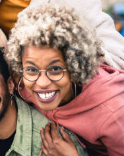
#> input picture Projects/MatteoMarcoCosta - Progetto 6/Dataset/Test_images/B.PNG, 124 x 156 px, given as the content of the folder ts/MatteoMarcoCosta - Progetto 6/Dataset/Data/Faces_training, which was not available
$ jupyter execute --allow-errors 'Progetto6 - MatteoMarcoCosta.ipynb'   (text cells are left out)
#> lines starting #> are read from the running program, lines starting #| are printed output that depends on the picture; pictures that were not available may be replaced by others from this repository, and a replacement may not be noted
[cell 1]
import numpy as np
import joblib, pickle, cloudpickle
from joblib import Parallel, delayed
import os, zipfile, random, cv2
import matplotlib.pyplot as plt
from skimage.feature import hog
from sklearn.svm import SVC, LinearSVC
from sklearn.model_selection import train_test_split, GridSearchCV
from sklearn.preprocessing import StandardScaler, MinMaxScaler
from sklearn.metrics import accuracy_score
from sklearn.pipeline import Pipeline
from sklearn.base import BaseEstimator, TransformerMixin
from skimage import color

[cell 2]
# Path dello zip e della folder di estrazione (sostituire con rispettivi path dedicati)
zip_path = r'Projects\MatteoMarcoCosta - Progetto 6\Dataset\Training_set.zip'
estrai_in = r'Projects\MatteoMarcoCosta - Progetto 6\Dataset\Data'

# Creazione della folder estrain_in (sempre se questa non esista già)
os.makedirs(estrai_in, exist_ok=True)

# Apertura del file zip (modalità reading 'r')
#> (the rest of this cell did not finish here and is left out)

[cell 3]
# Funzione di caricamento di immagini: specificare la folder contenente le immagini
def load_images_from_folder(folder, max_images=None):

#> called with max_images = 3000
    images = []                                         # Lista inizializzata a vuoto
    for filename in os.listdir(folder):                 # Ciclo sulla folder contenente le immagini
        img_path = os.path.join(folder, filename)       # Path dell'immagine
        img = cv2.imread(img_path)                      # Lettura dell'immagine tramite cv2
#> img is the input picture: shape (156, 124, 3); mean B, G, R 119.7, 131.6, 169.3
        if img is not None:                             # Se l'immagine viene letta correttamente ...
            img = cv2.cvtColor(img, cv2.COLOR_BGR2GRAY) # Conversione in scala di grigi
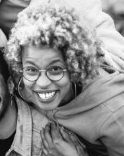
#> img: shape (156, 124); min 2, max 253, mean 141.6
            img = cv2.resize(img, (96, 96))             # Ridimensionamento a 96x96
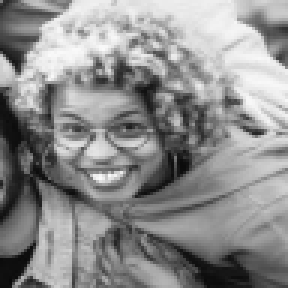
#> img: shape (96, 96) (shown 3 times larger); min 9, max 250, mean 141.5
            images.append(img)                          # Append alla lista images
        if max_images and len(images) >= max_images:    # In caso di limite di lettura raggiunto, stop del ciclo
            break
    return images

# Folder contenenti le immagini di volti e non volti ottenuti dall'estrazione dello zip
positive_images_path = r'Projects\MatteoMarcoCosta - Progetto 6\Dataset\Data\Faces_training'
negative_images_path = r'Projects\MatteoMarcoCosta - Progetto 6\Dataset\Data\No_faces_training'

# Caricamento delle immagini positive (facce) e negative (non facce). Le due folder Faces_training e
# No_faces_training contengono rispettivamente 3000 e 2900 immagini png
positive_images = load_images_from_folder(positive_images_path, max_images=3000)
#> positive_images = 1 item
negative_images = load_images_from_folder(negative_images_path, max_images=2900)
#> negative_images = 1 item

# Unione finale delle immagini
dataset = np.array(positive_images + negative_images)
print(f"Caricate {len(dataset)} immagini in totale")
#| Caricate 2 immagini in totale

[cell 4]
# process_image function: funzione per processare l'immagine
def process_image(image, resize=True, img_resize=(96, 96), denoise=True):

    # Verifica che l'immagine sia stata letta correttamente
#> called with resize = True, img_resize = (96, 96), denoise = True
    if image is None:
        print("Errore nel caricare l'immagine")
        return None
    if len(image.shape) == 3: # Conversione in scala di grigi come check ulteriore
        image = cv2.cvtColor(image, cv2.COLOR_BGR2GRAY) # Conversione in scala di grigi
    if resize: # Ridimensionamento come check ulteriore
        image = cv2.resize(image, img_resize)#Ridimensionamento
    if denoise: # Denoising
        image = cv2.fastNlMeansDenoising(image, None, 10, 7, 21)#Denoising finale
    return image

# Nella function process_image sono state lasciate di default a True il resize, il denoise e
# la resize-dimension a 96x96 pixel

# Processamento delle immagini
processed_positive_images = [process_image(img) for img in positive_images]
#> processed_positive_images = 1 item
processed_negative_images = [process_image(img) for img in negative_images]
#> processed_negative_images = 1 item

# Unione delle immagini processate
dataset = np.array(processed_positive_images + processed_negative_images)

# Verifica che le immagini siano state caricate e processate correttamente
print(f"Numero di immagini caricate e processate: {len(dataset)}")
#| Numero di immagini caricate e processate: 2

[cell 5]
# Funzione random_images: selezione di n-immagini in modo random dalle liste di immagini
def random_images(num_images):
    random_positive = random.sample(positive_images, num_images)
    random_negative = random.sample(negative_images, num_images)

    # Visualizzazione finale
    fig, ax = plt.subplots(2, num_images, figsize=(15, 5)) # Plot su due righe

    for i in range(num_images):
        ax[0, i].imshow(random_positive[i], cmap='gray') # Campione random di volti
        ax[0, i].axis('off')

        ax[1, i].imshow(random_negative[i], cmap='gray') # Campione random di non volti
        ax[1, i].axis('off')

    plt.tight_layout()
    plt.show()

#> (the rest of this cell did not finish here and is left out)

[cell 6]
def extract_HOG_features(image,
                         resize=(96, 96),        # Ridimensionamento dell'immagine
                         pixels_per_cell=(8, 8), # Dimensione delle sotto-aree
                         cells_per_block=(2, 2), # Dimensione di normalizzazione locale
                         visualize=False):       # Se True ritorna anche l'immagine hog
#> called with resize = (96, 96), pixels_per_cell = (8, 8), cells_per_block = (2, 2), visualize = False
    image = cv2.resize(image, resize)            # Ulteriore check sul ridimensionamento dell'immagine

    # Applicazione della hog function
    if visualize: # Se True return delle hog features e della hog image
        features, hog_image = hog(image, orientations=9, pixels_per_cell=pixels_per_cell,
                                  cells_per_block=cells_per_block, visualize=True, channel_axis=None)
        return features
    else: # Se False return delle sole hog features
        features = hog(image, orientations=9, pixels_per_cell=pixels_per_cell,
                        cells_per_block=cells_per_block, visualize=False, channel_axis=None)
#> features = 4356 values, max 0.528 at index 3459, min 0 at index 8, mean 0.129
        return features

# Estrazione delle caratteristiche HOG per ciascuna immagine sui dataset prima
# processati processed_positive_images e processed_negative_images
positive_features = [extract_HOG_features(img) for img in processed_positive_images]
#> positive_features = 1 item
negative_features = [extract_HOG_features(img) for img in processed_negative_images]
#> negative_features = 1 item

# Creazione delle labels per la classificazione della SVM successiva
positive_labels = [1] * len(positive_features) # 1 per le facce
#> positive_labels = [1]
negative_labels = [0] * len(negative_features) # 0 per le non facce
#> negative_labels = [0]

[cell 7]
# Associazione delle caratteristiche e delle labels (per successiva fase di training della SVM)
X = np.array(positive_features + negative_features)
y = np.array(positive_labels + negative_labels)
#> y = [1, 0]

[cell 8]
# Random selection di un'immagine dal dataset delle facce
random_idx = random.randint(0, len(processed_positive_images) - 1)
#> random_idx = 0
random_face = processed_positive_images[random_idx]

# Estrazione delle HOG features e dell'immagine dei gradienti
hog_features, hog_image = hog(random_face,
                              orientations=9,
                              pixels_per_cell=(8, 8),
                              cells_per_block=(2, 2),
                              visualize=True,
                              channel_axis=None)
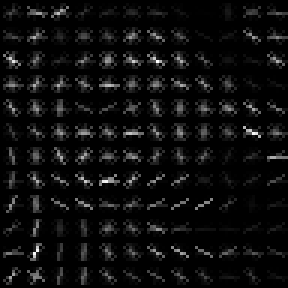
#> hog_image: shape (96, 96) float64 (shown 3 times larger); min 0, max 60.92, mean 3.3; drawn with min black and max white
#> hog_features has the same summary as features in extract_HOG_features

# Plot dell'immagine originale e della hog image
fig, ax = plt.subplots(1, 2, figsize=(10, 5))
ax[0].imshow(random_face, cmap='gray')
ax[0].set_title("Immagine Originale")
ax[0].axis("off")

ax[1].imshow(hog_image, cmap='gray')
ax[1].set_title("HOG gradients")
ax[1].axis("off")

plt.show()
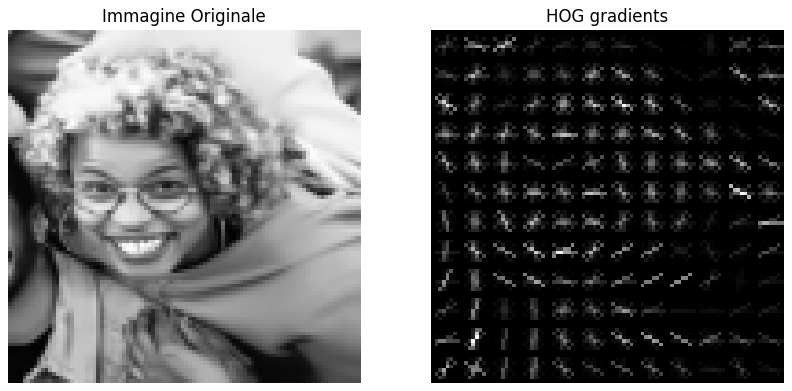
#> figure drawn by matplotlib, 2 panels

[cell 9]
# Splitting del dataset HOG (X ed y) in training set e test set. Per lo splitting
# scegliamo la proporzione 30% e 70% tra test set e training set rispettivamente.
X_train, X_test, y_train, y_test = train_test_split(X, y, test_size=0.3, random_state=42)
#> y_train = [1]; y_test = [0]
#| Fitting 3 folds for each of 4 candidates, totalling 12 fits

[cell 10]
# Parametri da cercare con GridSearch
param_grid = {
    'C': [1, 10],                # Testiamo consdierando due valori per C
    'gamma': ['scale'],          # Consideriamo solo una scelta per gamma
    'kernel': ['linear', 'rbf'], # Proviamo a testare sia un kernel lineare che uno rbf
}

# Ottimizzazione con GridSearchCV
grid_search = GridSearchCV(SVC(), param_grid, cv=3, n_jobs=-1, scoring='accuracy', verbose=2)

# Fitting
#> (the rest of this cell did not finish here and is left out)
